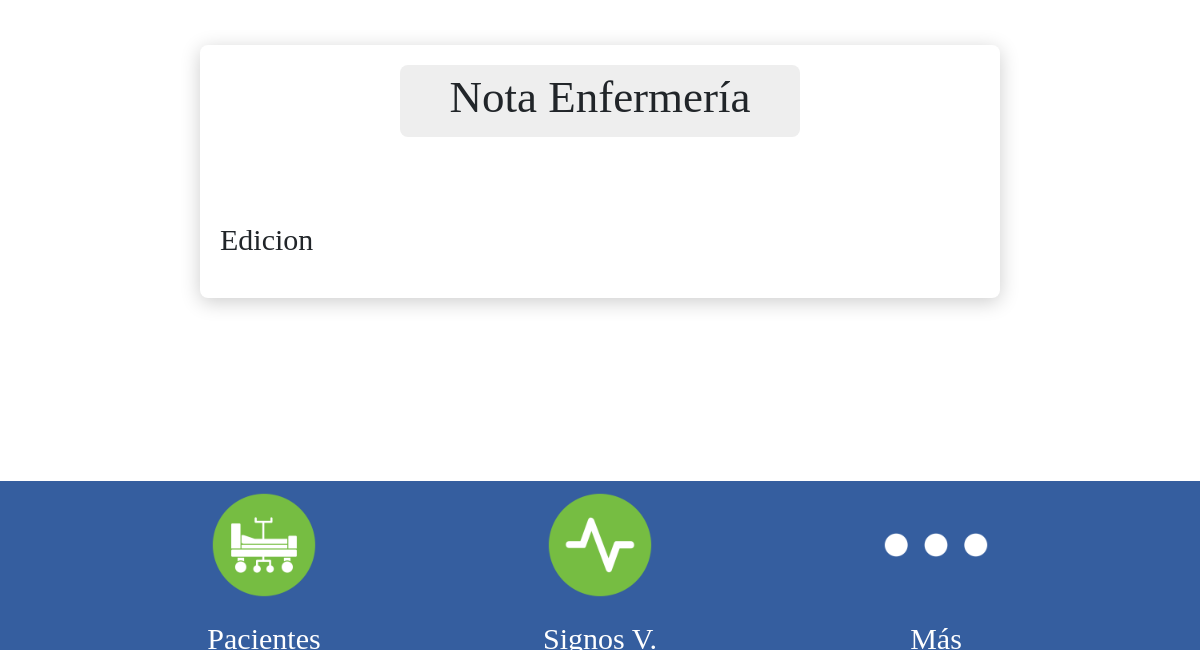
Before: /perfilPacienteEnfermero/10/ (lower part) with the older database file.
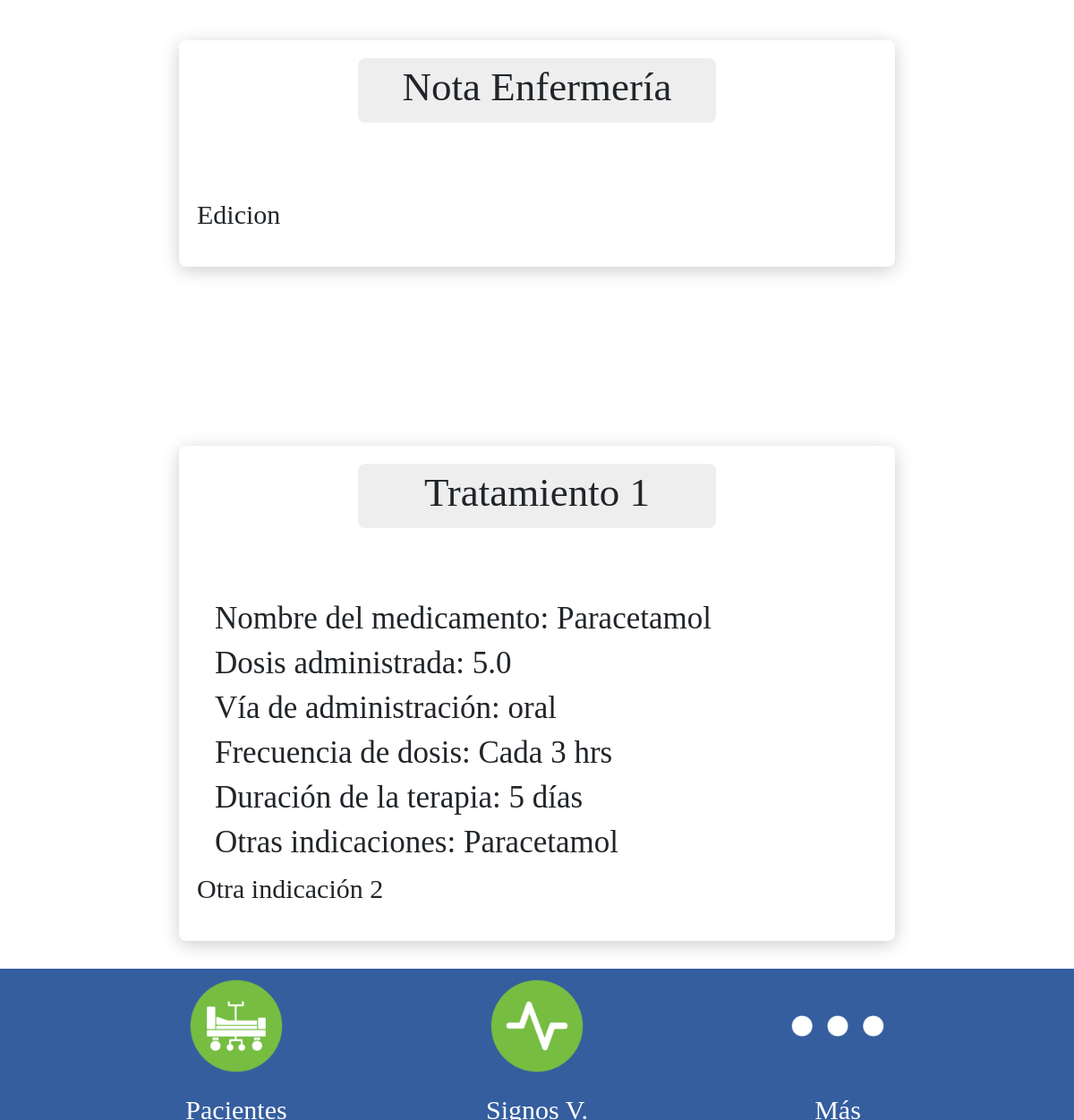
After: the same page with the newer database file.
### Hospital_Infantil/models.py (models this page shows)
class Tratamiento(models.Model):
    TIEMPO_DOSIS_CHOICES = [
        ('hrs', 'HRS'),
        ('mins', 'MINS'),
        ('unica', 'UNICA'),
        ('prn', 'PRN')
    ]
    VIA_ADMINISTRACION_CHOICES = [
        ('cutanea','CUTANEA'),
        ('inhalada', 'INHALADA'),
        ('intradermica', 'INTRADERMICA'),
        ('im_intramuscular', 'IM-INTRAMUSCULAR'),
        ('iv_intravenosa', 'IV-INTRAVENOSA'),
        ('nasal', 'NASAL'),
        ('oftalmica', 'OFTALMICA'),
        ('oral', 'ORAL'),
        ('otica', 'OTICA'),
        ('rectal', 'RECTAL'),
        ('sonda_nasogastrica', 'SONDA NASOGASTRICA'),
        ('subcutanea', 'SUBCUTANEA'),
        ('sublingual', 'SUBLINGUAL'),
        ('topica', 'TOPICA'),
        ('vaginal', 'VAGINAL'),
    ]
    id_Tratamiento = models.AutoField(primary_key=True, unique=True)
    paciente = models.ForeignKey(Paciente, on_delete=models.CASCADE, related_name='tratamientos', null=True)
    nombre_Medicamento = models.CharField(max_length=50)
    dosis_Administrada = models.FloatField()
    via_Administracion = models.CharField(
        max_length=20,
        choices=VIA_ADMINISTRACION_CHOICES
    )
    frecuencia_Dosis = models.DecimalField(max_digits=2, decimal_places=0)
    tiempo_Dosis = models.CharField(
        max_length= 10,
        choices=TIEMPO_DOSIS_CHOICES
    )
    duracion_Terapia = models.DecimalField(max_digits=2, decimal_places=0)
    otras_Indicaciones = models.CharField(max_length=1000, null=True)

### Hospital_Infantil/views.py (the view)
# urls.py: path('perfilPacienteEnfermero/<int:expediente>/', views.perfilPacienteEnfermero, name="perfilPacienteEnfermero"),
def perfilPacienteEnfermero(request, expediente):
    paciente = get_object_or_404(Paciente, expediente=expediente)
    tratamientos = Tratamiento.objects.filter(paciente=expediente)
    radiografias = Radiografias.objects.filter(paciente=expediente)
    estudios = Estudios.objects.filter(paciente=expediente)
    return render(request, "perfilPacienteEnfermero.html", {'paciente': paciente, 'tratamientos': tratamientos,
                  'estudios': estudios, 'radiografias': radiografias})

### templates/perfilPacienteEnfermero.html (shortened to what this page needs)
{% load static %}
<!DOCTYPE HTML>
<HTML lang="en">
    <head>
        <link href="https://cdn.jsdelivr.net/npm/bootstrap@5.3.0-alpha3/dist/css/bootstrap.min.css" rel="stylesheet">
    </head>
    <body>
        <center>
            <div class="form-container">
                <div class="section-title"><h2>Nota Enfermería</h2></div>
                <p>{{ paciente.nota_enfermeria }}
                    </p>
            </div>
            {% for tratamiento in tratamientos %}
            <div class="form-container">
                <div class="section-title"><h2>Tratamiento {{ forloop.counter }}</h2></div>
                <h3>Nombre del medicamento: {{ tratamiento.nombre_Medicamento }}</h3>
                <h3>Dosis administrada: {{ tratamiento.dosis_Administrada }}</h3>
                <h3>Vía de administración: {{ tratamiento.via_Administracion }}</h3>
                <h3>Frecuencia de dosis: Cada {{ tratamiento.frecuencia_Dosis }} {{tratamiento.tiempo_Dosis}}</h3>
                <h3>Duración de la terapia: {{ tratamiento.duracion_Terapia }} días</h3>
                <h3>Otras indicaciones: {{ tratamiento.nombre_Medicamento }}</h3>
                <p> {{ tratamiento.otras_Indicaciones }} </p>
            </div>
            {% empty %}
                <div class="section-title"><h2>Sin tratamientos</h2></div>
            {% endfor %}
        </center>
    </body>
    <div class="fixed-bottom-border">
        <center>
            <a href=" {% url 'mostrarPacientesEnfermero' %}">
            <div class="icon-container">
                <div class="icon-item">
                    <img src="{% static 'assets/interfaz/patients.png' %}">
                    <p>Pacientes</p>
                </div>
            </a>
            <a href=" {% url 'signosVitales' %}">
                <div class="icon-item">
                    <img src="{% static 'assets/interfaz/vitalSigns.png' %}">
                    <p>Signos V.</p>
                </div>
            </a>
                <div class="icon-item">
                    <img src="{% static 'assets/interfaz/more.png' %}" data-bs-toggle="dropdown" aria-expanded="false" class="dropdown-toggle">
                    <p>Más</p>
                </div>
            </div>
</HTML>

Changed rows visible on the page:
added Tratamiento: nombre_Medicamento "Paracetamol", dosis_Administrada "5.0", via_Administracion "oral", frecuencia_Dosis "3", tiempo_Dosis "hrs", duracion_Terapia "5", otras_Indicaciones "Otra indicación 2"
